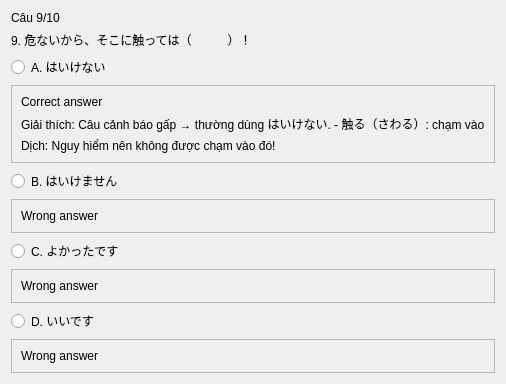
               <widget class="QWidget" name="page_15">
                <layout class="QVBoxLayout" name="verticalLayout_16">
                 <item>
                  <widget class="QLabel" name="label_100">
                   <property name="text">
                    <string>Câu 9/10</string>
                   </property>
                  </widget>
                 </item>
                 <item>
                  <widget class="QLabel" name="label_101">
                   <property name="text">
                    <string>9. 危ないから、そこに触っては（　　　）！</string>
                   </property>
                  </widget>
                 </item>
                 <item>
                  <widget class="QRadioButton" name="radioButton_57">
                   <property name="text">
                    <string>A. はいけない</string>
                   </property>
                  </widget>
                 </item>
                 <item>
                  <widget class="QFrame" name="frame_13">
                   <property name="frameShape">
                    <enum>QFrame::StyledPanel</enum>
                   </property>
                   <property name="frameShadow">
                    <enum>QFrame::Raised</enum>
                   </property>
                   <layout class="QVBoxLayout" name="verticalLayout_17">
                    <item>
                     <widget class="QLabel" name="label_25">
                      <property name="text">
                       <string>Correct answer</string>
                      </property>
                     </widget>
                    </item>
                    <item>
                     <widget class="QLabel" name="label_24">
                      <property name="text">
                       <string>Giải thích: Câu cảnh báo gấp → thường dùng はいけない. - 触る（さわる）: chạm vào</string>
                      </property>
                     </widget>
                    </item>
                    <item>
                     <widget class="QLabel" name="label_21">
                      <property name="text">
                       <string>Dịch: Nguy hiểm nên không được chạm vào đó!</string>
                      </property>
                     </widget>
                    </item>
                   </layout>
                  </widget>
                 </item>
                 <item>
                  <widget class="QRadioButton" name="radioButton_58">
                   <property name="text">
                    <string>B. はいけません</string>
                   </property>
                  </widget>
                 </item>
                 <item>
                  <widget class="QFrame" name="frame_14">
                   <property name="frameShape">
                    <enum>QFrame::StyledPanel</enum>
                   </property>
                   <property name="frameShadow">
                    <enum>QFrame::Raised</enum>
                   </property>
                   <layout class="QVBoxLayout" name="verticalLayout_18">
                    <item>
                     <widget class="QLabel" name="label_22">
                      <property name="text">
                       <string>Wrong answer</string>
                      </property>
                     </widget>
                    </item>
                   </layout>
                  </widget>
                 </item>
                 <item>
                  <widget class="QRadioButton" name="radioButton_59">
                   <property name="text">
                    <string>C. よかったです</string>
                   </property>
                  </widget>
                 </item>
                 <item>
                  <widget class="QFrame" name="frame_15">
                   <property name="frameShape">
                    <enum>QFrame::StyledPanel</enum>
                   </property>
                   <property name="frameShadow">
                    <enum>QFrame::Raised</enum>
                   </property>
                   <layout class="QVBoxLayout" name="verticalLayout_19">
                    <item>
                     <widget class="QLabel" name="label_20">
                      <property name="text">
                       <string>Wrong answer</string>
                      </property>
                     </widget>
                    </item>
                   </layout>
                  </widget>
                 </item>
                 <item>
                  <widget class="QRadioButton" name="radioButton_60">
                   <property name="text">
                    <string>D. いいです</string>
                   </property>
                  </widget>
                 </item>
                 <item>
                  <widget class="QFrame" name="frame_16">
                   <property name="frameShape">
                    <enum>QFrame::StyledPanel</enum>
                   </property>
                   <property name="frameShadow">
                    <enum>QFrame::Raised</enum>
                   </property>
                   <layout class="QVBoxLayout" name="verticalLayout_20">
                    <item>
                     <widget class="QLabel" name="label_23">
                      <property name="text">
                       <string>Wrong answer</string>
                      </property>
                     </widget>
                    </item>
                   </layout>
                  </widget>
                 </item>
                </layout>
               </widget>
